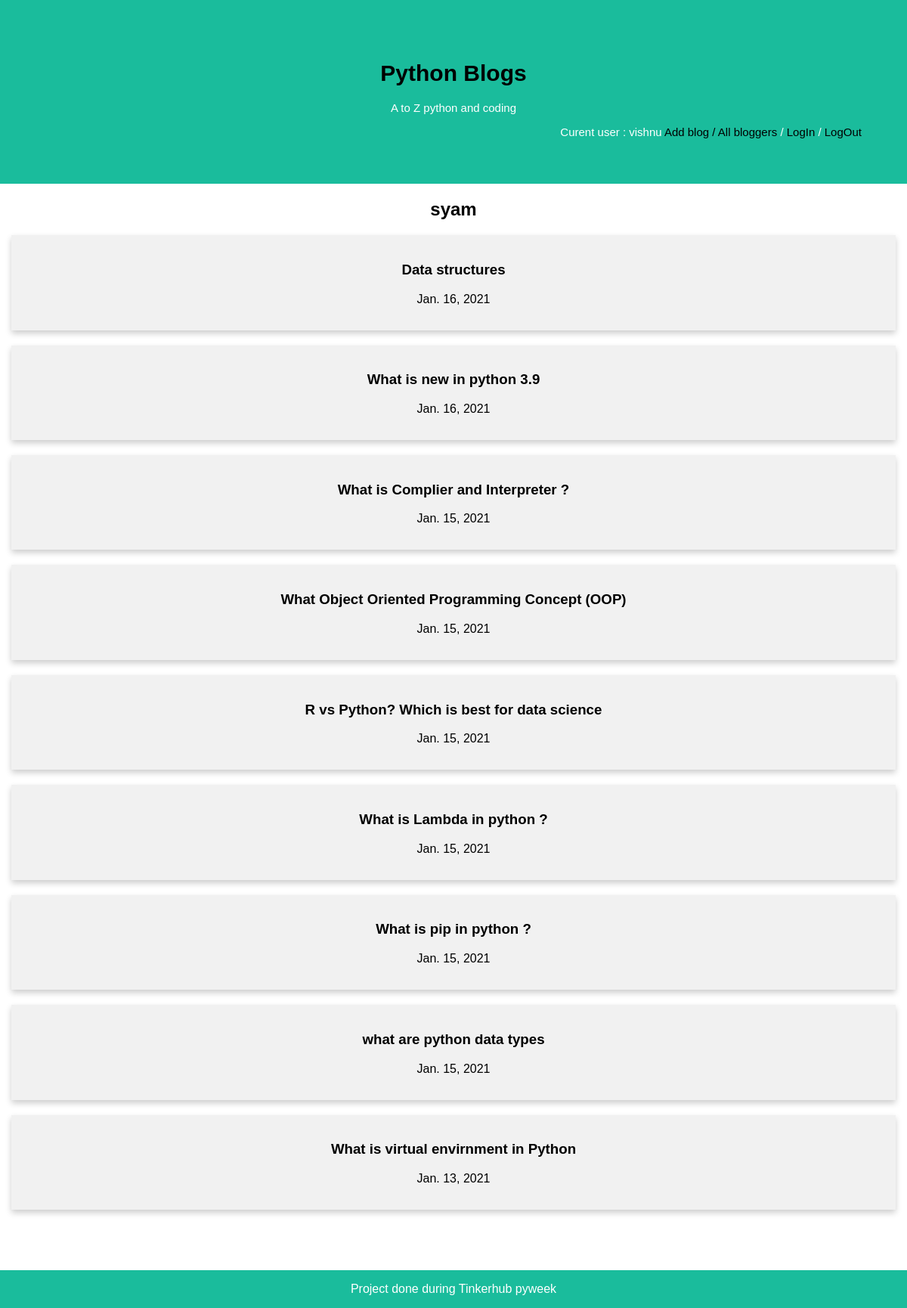
The app's page /blogger/1 (signed in) with its own data.
### blog/models.py (models this page shows, shortened)
class Author(models.Model):
    user = models.OneToOneField(User, on_delete=models.SET_NULL,null=True)
    class Meta:
        ordering=["user"]

class Article(models.Model):
    name=models.CharField(max_length=100)
    content=models.CharField(max_length=1500,)
    publishing_date=models.DateField(default=date.today)
    author=models.ForeignKey(Author, on_delete=models.SET_NULL,null=True)
    class Meta:
        ordering=["-publishing_date"]
    def get_absolute_url(self):
         return reverse('blog-view',args=[str(self.id)])

### blog/views.py (the view)
# urls.py: path('blogger/<int:pk>', author, name='author'),
def author(request, pk):
    blogs=Article.objects.filter(author__id=pk)
    context = {
        'author': get_object_or_404(Author, pk=pk),
        'blogs': blogs
    }
    return render(request, 'author.html', context=context)

### blog/templates/author.html
{% extends 'base.html' %} {% block content %}
<div class="author" style="text-align: center">
  <h2>{{ author.user.username }}</h2>
</div>
<div class="row">
  {% if blogs %}
{% for blog in blogs %}
<div class="card">
  <a href="{{ blog.get_absolute_url }}"> <h3>{{ blog.name }}</h3></a>
  <p>{{ blog.publishing_date }}</p>
</div>
{% endfor %}
{% else %}
<p>No blogs available</p>
{% endif %}
</div>
{% endblock %}

### blog/templates/base.html (shortened to what this page needs)
<!DOCTYPE html>
<html lang="en">
  <head>
    {% load static %}
    <link rel="stylesheet" href="{% static 'css/style.css' %}" />
  </head>
  <body style="margin: 0%">
    <div class="header">
      <a href="{% url 'blogs_list' %}">
        <h1>Python Blogs</h1>
      </a>
      <p>A to Z python and coding</p>
      <div class="signin" style="text-align: end">
        {% if user.is_authenticated %}
        <span>
          Curent user : {{ user.get_username }}
          <a href="{% url 'addblog' %}" class="top-menu"> Add blog </a>
        </span>
        {% endif %}
        <a href="{% url 'bloggers' %}"> / All bloggers </a>
        /
        <a href="{% url 'login'%}?next={{request.path}}"> LogIn </a>
        /
        <a href="{% url 'logout'%}?next={{request.path}}"> LogOut </a>
      </div>
    </div>
    {% block content %}
    {% endblock %}
    <div class="space" style="height: 10px; ">
    </div>
        <div class="space" style="height: 100px; ">
        </div>
    <div class="footer">
      <p>Project done during Tinkerhub pyweek</p>
    </div>
  </body>
</html>

### blog/static/css/style.css (style rules this page uses)
.header { padding: 60px; text-align: center; background: #1abc9c; color: white; font-size: 15px; }
.footer { position: fixed; left: 0%; bottom: 0%; width: 100%; background-color: #1abc9c; color: white; text-align: center; }
* { box-sizing: border-box; }
body { font-family: Arial, Helvetica, sans-serif; }
.row { margin: 0 -5px; }
a { text-decoration: none; color: black; }
.row::after { content: ""; display: table; clear: both; }
.card { box-shadow: 0 4px 8px 0 rgba(0, 0, 0, 0.2); padding: 16px; text-align: center; background-color: #f1f1f1; margin: 20px; }

### records on screen
Author: user.username "syam"
Article: name "Data structures", publishing_date "Jan. 16, 2021"
Article: name "What is new in python 3.9", publishing_date "Jan. 16, 2021"
Article: name "What is Complier and Interpreter ?", publishing_date "Jan. 15, 2021"
Article: name "What Object Oriented Programming Concept (OOP)", publishing_date "Jan. 15, 2021"
Article: name "R vs Python? Which is best for data science", publishing_date "Jan. 15, 2021"
Article: name "What is Lambda in python ?", publishing_date "Jan. 15, 2021"
Article: name "What is pip in python ?", publishing_date "Jan. 15, 2021"
Article: name "what are python data types", publishing_date "Jan. 15, 2021"
Article: name "What is virtual envirnment in Python", publishing_date "Jan. 13, 2021"

### other values on screen
{{ user.get_username }} "vishnu"
